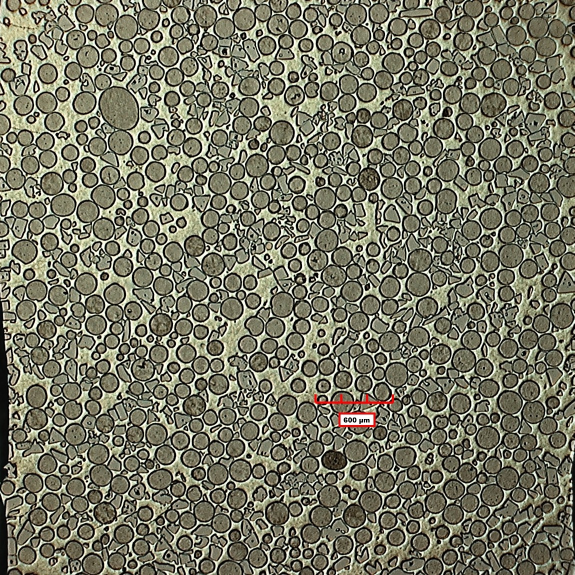
#> input picture color_distribution/img.jpg, 1149 x 1150 px, found by its file name (shown at 1/2 size); its folder holds only this picture in this run
$ python av_pix_intensity.py
#> lines starting #> are read from the running program, lines starting #| are printed output that depends on the picture
import shutil
import sys
import os
import random
import math
from tqdm import tqdm
import cv2
import numpy as np
from matplotlib import pyplot as plt

#Each pixel is 3.821 micron (3.821micron/pixel), the particle sie is -180 +44 micron or -47 +12 pixels

DIR_PATH = '/home/labuser/Documents/Computer_vision/color_distribution/'
KERNEL_SIZE = 8
AV_PARTICLE_SIZE_IN_PIXELS = math.floor(((63*0.175/3.821)+((180+125)/2*0.525/3.821))) #63 micron is the average particle size of the angular WC that made up 17.5% of the sample
#The particle size range for spherical WC is 125-180 micron making up 52.5% of the sample
LINE_LENGTH = math.floor(AV_PARTICLE_SIZE_IN_PIXELS*(1/2))

file_ids = next(os.walk(DIR_PATH))[2]

for ids_ in tqdm(enumerate(file_ids), total=len(file_ids)):
    ids = ids_[1]

    if ids.endswith('.jpg') or ids.endswith('.JPG') or ids.endswith('.png') or ids.endswith('.PNG'):
        im_dir = DIR_PATH + ids
        img = cv2.imread(im_dir,1)
#> img is the input picture: shape (1150, 1149, 3); mean B, G, R 100.9, 118.9, 119.4
        im_len = img.shape[1]
#> im_len = 1149
        im_hei = img.shape[0]
#> im_hei = 1150

        #kernel setup
        hor_tran = math.floor(im_len/KERNEL_SIZE)
#> hor_tran = 143
        ver_tran = math.floor(im_hei/KERNEL_SIZE)
#> ver_tran = 143
        av_RGB_int = []
        av_red_int = []
        av_blue_int = []
        av_green_int = []
        sum_RGB = []

        #Horizontal Line setup
        hor_line = math.floor(im_len/LINE_LENGTH)
#> hor_line = 104
        av_RGB_hor_line = []
        av_red_hor_line = []
        av_blue_hor_line = []
        av_green_hor_line = []
        sum_RGB_hor_line = []

        #Verticle line setup
        ver_line = math.floor(im_hei/LINE_LENGTH)
#> ver_line = 104
        av_RGB_ver_line = []
        av_red_ver_line = []
        av_blue_ver_line = []
        av_green_ver_line = []
        sum_RGB_ver_line = []

        for hor_stride in range(hor_tran):
            for ver_stride in range(ver_tran):
                kern_im = img[ver_stride*KERNEL_SIZE:(ver_stride + 1)*KERNEL_SIZE, hor_stride*KERNEL_SIZE:(hor_stride+1)*KERNEL_SIZE,:]
                # print(kern_im, kern_im.shape)
                av_pix_int = np.mean(kern_im,axis=tuple(range(kern_im.ndim-1)))
                av_red_int.append(av_pix_int[0])
                av_green_int.append(av_pix_int[1])
                av_blue_int.append(av_pix_int[2])
                av_RGB_int.append(np.mean(kern_im))
                sum_RGB.append(np.sum(kern_im))
#> after the loop, av_RGB_int = 20449 items; av_blue_int = 20449 items; av_green_int = 20449 items; av_red_int = 20449 items; sum_RGB = 20449 items
                # print(kern_im, np.sum(kern_im))
                # print(av_pix_int, av_red_int, av_green_int, av_blue_int, av_RGB_int)

        #Horizontal line
        for hor_lin_ver_str in range(im_hei):
            for hor_line_str in range(hor_line):
                hor_line_im = img[hor_lin_ver_str,hor_line_str*LINE_LENGTH:(hor_line_str+1)*LINE_LENGTH,:]
                hor_line_av_pix_int = np.mean(hor_line_im,axis=tuple(range(hor_line_im.ndim-1)))
                av_red_hor_line.append(hor_line_av_pix_int[0])
                av_green_hor_line.append(hor_line_av_pix_int[1])
                av_blue_hor_line.append(hor_line_av_pix_int[2])
                av_RGB_hor_line.append(np.mean(hor_line_av_pix_int))
                sum_RGB_hor_line.append(np.sum(hor_line_im))
#> after the loop, av_RGB_hor_line = 119600 items; av_blue_hor_line = 119600 items; av_green_hor_line = 119600 items; av_red_hor_line = 119600 items; sum_RGB_hor_line = 119600 items

        #Verticle line
        for ver_lin_ver_str in range(im_len):
            for ver_line_str in range(ver_line):
                ver_line_im = img[ver_line_str*LINE_LENGTH:(ver_line_str+1)*LINE_LENGTH,ver_lin_ver_str,:]
                ver_line_av_pix_int = np.mean(ver_line_im,axis=tuple(range(ver_line_im.ndim-1)))
                av_red_ver_line.append(ver_line_av_pix_int[0])
                av_green_ver_line.append(ver_line_av_pix_int[1])
                av_blue_ver_line.append(ver_line_av_pix_int[2])
                av_RGB_ver_line.append(np.mean(ver_line_av_pix_int))
                sum_RGB_ver_line.append(np.sum(ver_line_im))
#> after the loop, av_RGB_ver_line = 119496 items; av_blue_ver_line = 119496 items; av_green_ver_line = 119496 items; av_red_ver_line = 119496 items; sum_RGB_ver_line = 119496 items

        im_id = ids.split('.')[0]
        PLOT_DIR = DIR_PATH + 'plots/' + im_id + '/'
        KERNEL_DIR = PLOT_DIR + im_id + '_kernel_size_' + str(KERNEL_SIZE) + '/'
        if  os.path.isdir(KERNEL_DIR) is False:
            os.makedirs(KERNEL_DIR)
        plt.subplot(221)
        plt.hist(av_red_int, bins=128)
        plt.xlabel('Pixel_Value')
        plt.ylabel('Count')
        plt.xlim([0,256])
        plt.title('Average Pixel Distribution for Red Channel using' + str(KERNEL_SIZE) + 'x' + str(KERNEL_SIZE) + 'Kernel')
        plt.subplot(222)
        plt.hist(av_green_int, bins=128)
        plt.xlabel('Pixel_Value')
        plt.ylabel('Count')
        plt.xlim([0,256])
        plt.title('Average Pixel Distribution for Green Channel using' + str(KERNEL_SIZE) + 'x'+ str(KERNEL_SIZE) + 'Kernel')
        plt.subplot(223)
        plt.hist(av_blue_int,bins=128)
        plt.xlabel('Pixel_Value')
        plt.ylabel('Count')
        plt.xlim([0,256])
        plt.title('Average Pixel Distribution for Blue Channel using' + str(KERNEL_SIZE) + 'x '+ str(KERNEL_SIZE) + 'Kernel')
        plt.subplot(224)
        plt.hist(av_RGB_int,bins=128)
        plt.xlim([0,256])
        plt.xlabel('Pixel_Value')
        plt.ylabel('Count')
        plt.title('Average Pixel Distribution for RGB Channels using' + str(KERNEL_SIZE) + 'x' + str(KERNEL_SIZE) + 'Kernel')
        plt.gcf()
        plt.savefig(KERNEL_DIR + 'pixel_distribution.png', dpi=600)
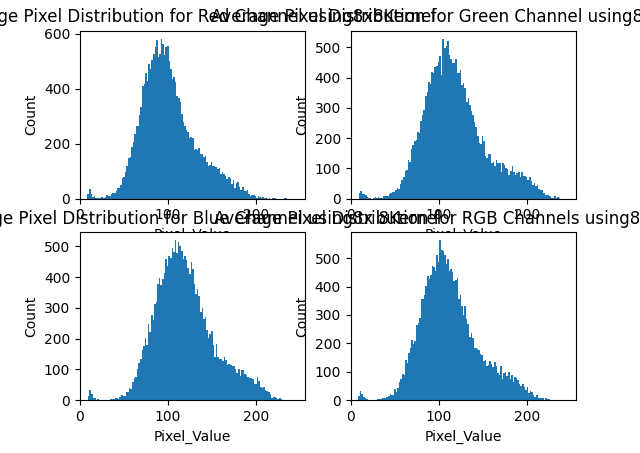
#> figure drawn by matplotlib, 4 panels; panel 1: tallest bar 583 high, from x = 91.75 to 93.53; panel 2: tallest bar 529 high, from x = 104.2 to 106; panel 3: tallest bar 520 high, from x = 107.5 to 109.3; panel 4: tallest bar 563 high, from x = 100.9 to 102.7
        plt.close()

        plt.hist(av_RGB_int,bins=128)
        plt.xlim([0,256])
        plt.xlabel('Pixel_Value')
        plt.ylabel('Count')
        plt.title('Average Pixel Distribution for RGB Channels using' + str(KERNEL_SIZE) + 'x' + str(KERNEL_SIZE) + 'Kernel')
        plt.gcf()
        plt.savefig(KERNEL_DIR + 'average_RGB_pix_intensity.png')
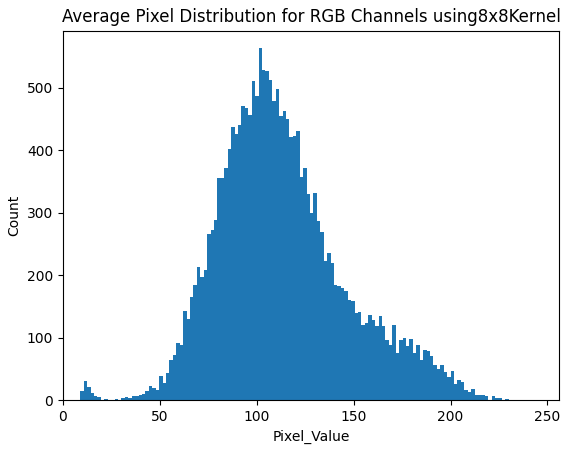
#> figure drawn by matplotlib, 1 panel; tallest bar 563 high, from x = 100.9 to 102.7
        plt.close()

        plt.hist(sum_RGB,bins=384)
        plt.xlim([0,768])
        plt.xlabel('Pixel_Value')
        plt.ylabel('Count')
        plt.title('Sum of the Pixel Values for RGB Channels using' + str(KERNEL_SIZE) + 'x' + str(KERNEL_SIZE) + 'Kernel')
        plt.gcf()
        plt.savefig(KERNEL_DIR + 'Sum_RGB_pix_intensity.png')
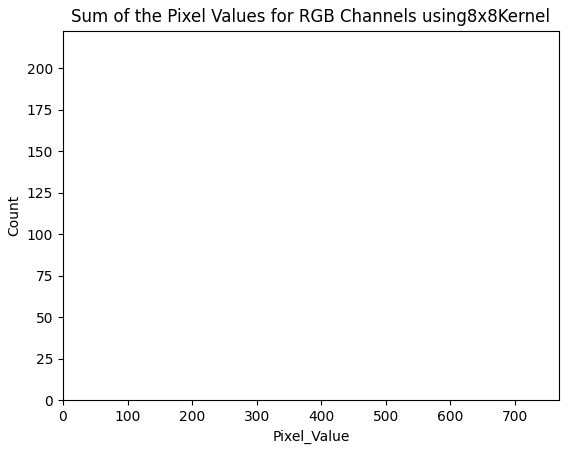
#> figure drawn by matplotlib, 1 panel; tallest bar 212 high, from x = 19488.9 to 19602.1
        plt.close()

        plt.subplot(221)
        plt.hist(av_red_hor_line, bins=128)
        plt.xlabel('Pixel_Value')
        plt.ylabel('Count')
        plt.xlim([0,256])
        plt.title('Average Pixel Distribution for Red Channel using' + str(LINE_LENGTH) + 'Length Line')
        plt.subplot(222)
        plt.hist(av_green_hor_line, bins=128)
        plt.xlabel('Pixel_Value')
        plt.ylabel('Count')
        plt.xlim([0,256])
        plt.title('Average Pixel Distribution for Green Channel using' +  str(LINE_LENGTH) + 'Length Line')
        plt.subplot(223)
        plt.hist(av_blue_hor_line,bins=128)
        plt.xlabel('Pixel_Value')
        plt.ylabel('Count')
        plt.xlim([0,256])
        plt.title('Average Pixel Distribution for Blue Channel using' + str(LINE_LENGTH) + 'Length Line')
        plt.subplot(224)
        plt.hist(av_RGB_hor_line,bins=128)
        plt.xlim([0,256])
        plt.xlabel('Pixel_Value')
        plt.ylabel('Count')
        plt.title('Average Pixel Distribution for RGB Channels using' + str(LINE_LENGTH) + 'Length Line')
        plt.gcf()
        plt.savefig(KERNEL_DIR + 'pixel_distribution_hor_line.png', dpi=600)
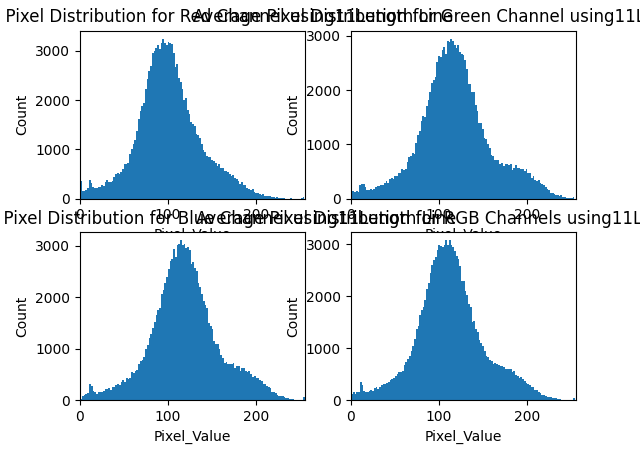
#> figure drawn by matplotlib, 4 panels; panel 1: tallest bar 3249 high, from x = 93.53 to 95.52; panel 2: tallest bar 2951 high, from x = 113.3 to 115.3; panel 3: tallest bar 3107 high, from x = 113.7 to 115.7; panel 4: tallest bar 3073 high, from x = 107.7 to 109.7
        plt.close()

        # [7 lines of commented-out code are left out]

        plt.hist(sum_RGB_hor_line,bins=384)
        plt.xlim([0,768])
        plt.xlabel('Pixel_Value')
        plt.ylabel('Count')
        plt.title('Sum of the Pixel Values for RGB Channels using' + str(LINE_LENGTH) + 'Length Line')
        plt.gcf()
        plt.savefig(KERNEL_DIR + 'Sum_RGB_pix_intensity_hor_line.png')
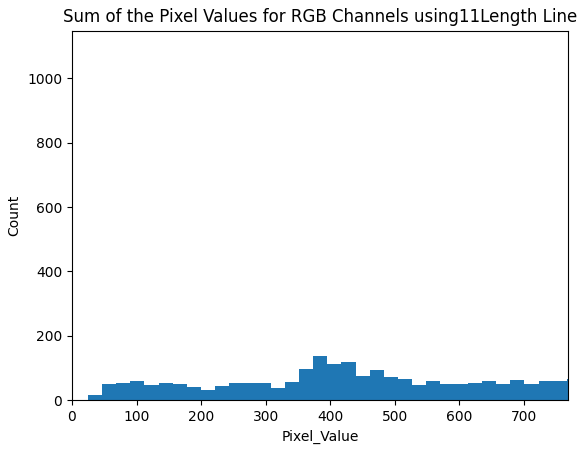
#> figure drawn by matplotlib, 1 panel; tallest bar 1094 high, from x = 3555.2 to 3577
        plt.close()

        plt.subplot(221)
        plt.hist(av_red_ver_line, bins=128)
        plt.xlabel('Pixel_Value')
        plt.ylabel('Count')
        plt.xlim([0,256])
        plt.title('Average Pixel Distribution for Red Channel using' + str(LINE_LENGTH) + 'Length Line')
        plt.subplot(222)
        plt.hist(av_green_ver_line, bins=128)
        plt.xlabel('Pixel_Value')
        plt.ylabel('Count')
        plt.xlim([0,256])
        plt.title('Average Pixel Distribution for Green Channel using' +  str(LINE_LENGTH) + 'Length Line')
        plt.subplot(223)
        plt.hist(av_blue_ver_line,bins=128)
        plt.xlabel('Pixel_Value')
        plt.ylabel('Count')
        plt.xlim([0,256])
        plt.title('Average Pixel Distribution for Blue Channel using' + str(LINE_LENGTH) + 'Length Line')
        plt.subplot(224)
        plt.hist(av_RGB_ver_line,bins=128)
        plt.xlim([0,256])
        plt.xlabel('Pixel_Value')
        plt.ylabel('Count')
        plt.title('Average Pixel Distribution for RGB Channels using' + str(LINE_LENGTH) + 'Length Line')
        plt.gcf()
        plt.savefig(KERNEL_DIR + 'pixel_distribution_ver_line.png', dpi=600)
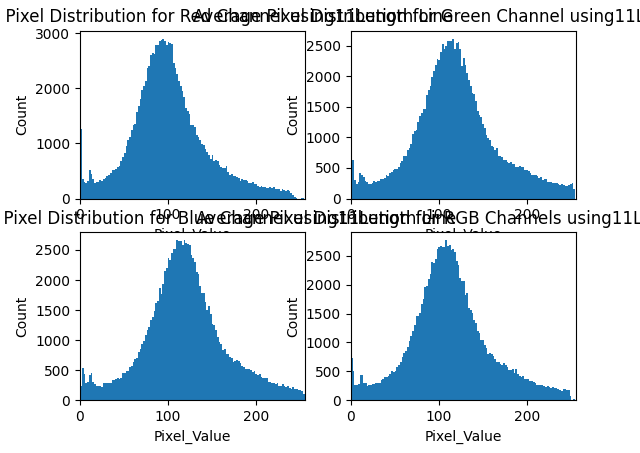
#> figure drawn by matplotlib, 4 panels; panel 1: tallest bar 2903 high, from x = 93.6 to 95.59; panel 2: tallest bar 2613 high, from x = 115.6 to 117.6; panel 3: tallest bar 2663 high, from x = 109.6 to 111.6; panel 4: tallest bar 2771 high, from x = 107.6 to 109.6
        plt.close()

        # [7 lines of commented-out code are left out]

        plt.hist(sum_RGB_ver_line,bins=384)
        plt.xlim([0,768])
        plt.xlabel('Pixel_Value')
        plt.ylabel('Count')
        plt.title('Sum of the Pixel Values for RGB Channels using' + str(LINE_LENGTH) + 'Length Line')
        plt.gcf()
        plt.savefig(KERNEL_DIR + 'Sum_RGB_pix_intensity_ver_line.png')
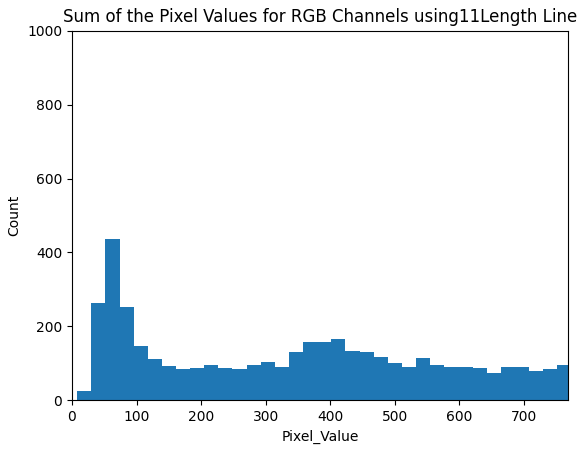
#> figure drawn by matplotlib, 1 panel; tallest bar 953 high, from x = 3549.6 to 3571.5
        plt.close()
